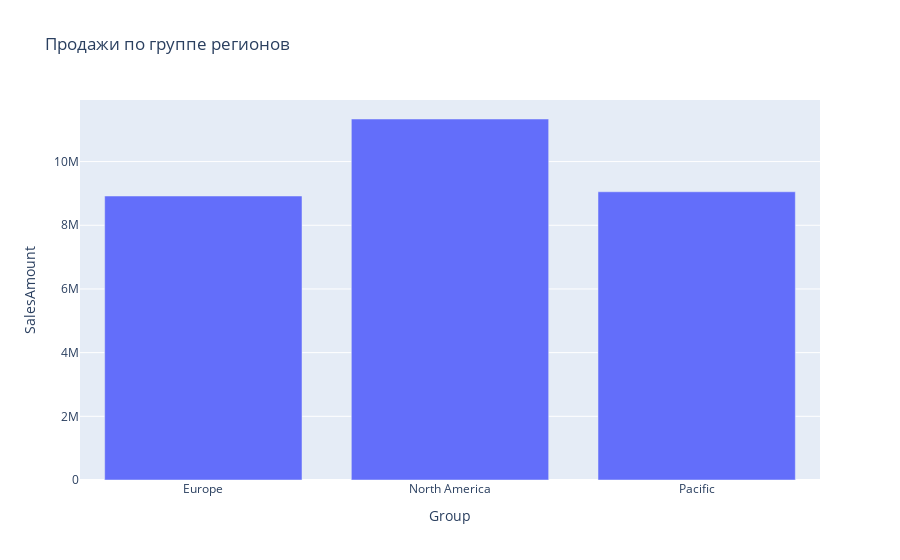
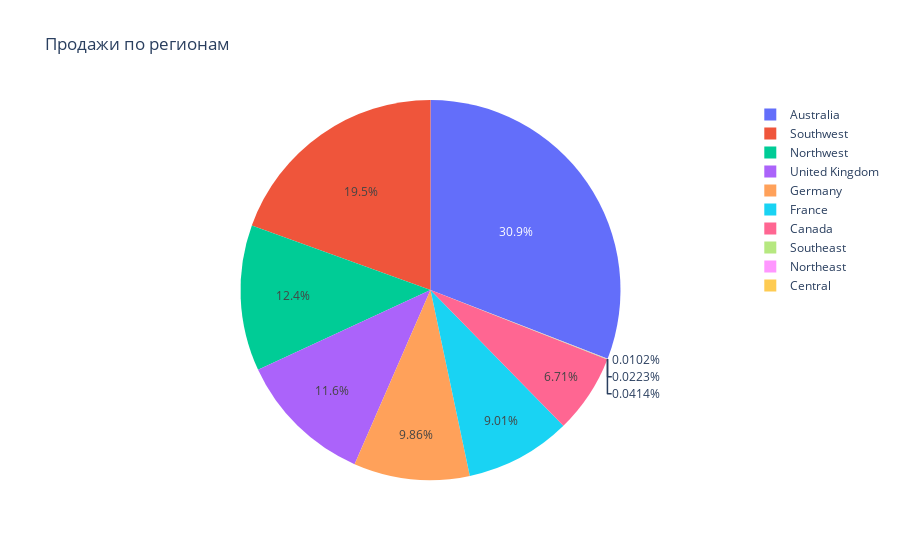

Source (notebook cell) for these figures, in order:
### Code cell
# Продажи по группе регионов
sales_by_group = merged_cleaned_data.groupby('Group')['SalesAmount'].sum().reset_index()
fig1 = px.bar(sales_by_group, x='Group', y='SalesAmount', title='Продажи по группе регионов')
fig1.show()

# Продажи по странам
sales_by_country = merged_cleaned_data.groupby('Country')['SalesAmount'].sum().reset_index()
fig2 = px.choropleth(sales_by_country, locations='Country', color='SalesAmount',
                     locationmode='country names', title='Продажи по странам')
fig2.show()

# Продажи по регионам
sales_by_region = merged_cleaned_data.groupby('Region')['SalesAmount'].sum().reset_index()
fig3 = px.pie(sales_by_region, names='Region', values='SalesAmount', title='Продажи по регионам')
fig3.show()

### Figure 1 — Plotly figure (JSON) as saved in the notebook; plotly's stock layout.template omitted (floating-point values rounded to 4 significant figures)
{"data": [{"hovertemplate": "Group=%{x}<br>SalesAmount=%{y}<extra></extra>", "legendgroup": "", "marker": {"color": "#636efa", "pattern": {"shape": ""}}, "name": "", "orientation": "v", "showlegend": false, "textposition": "auto", "type": "bar", "x": ["Europe", "North America", "Pacific"], "xaxis": "x", "y": [8919000.0, 11340000.0, 9052000.0], "yaxis": "y"}], "layout": {"barmode": "relative", "legend": {"tracegroupgap": 0}, "title": {"text": "Продажи по группе регионов"}, "xaxis": {"anchor": "y", "domain": [0, 1], "title": {"text": "Group"}}, "yaxis": {"anchor": "x", "domain": [0, 1], "title": {"text": "SalesAmount"}}}}

### Figure 2 — Plotly figure (JSON) as saved in the notebook; plotly's stock layout.template omitted (floating-point values rounded to 4 significant figures)
{"data": [{"domain": {"x": [0, 1], "y": [0, 1]}, "hovertemplate": "Region=%{label}<br>SalesAmount=%{value}<extra></extra>", "labels": ["Australia", "Canada", "Central", "France", "Germany", "Northeast", "Northwest", "Southeast", "Southwest", "United Kingdom"], "legendgroup": "", "name": "", "showlegend": true, "type": "pie", "values": [9052000.0, 1967000.0, 3001.0, 2641000.0, 2891000.0, 6532.0, 3640000.0, 12120.0, 5709000.0, 3387000.0]}], "layout": {"legend": {"tracegroupgap": 0}, "title": {"text": "Продажи по регионам"}}}
